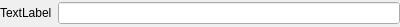
<?xml version="1.0" encoding="UTF-8"?>
<ui version="4.0">
 <class>LabeledLineEdit</class>
 <widget class="QWidget" name="LabeledLineEdit">
  <property name="geometry">
   <rect>
    <x>0</x>
    <y>0</y>
    <width>400</width>
    <height>27</height>
   </rect>
  </property>
  <property name="windowTitle">
   <string>Form</string>
  </property>
  <layout class="QGridLayout" name="gridLayout">
   <property name="margin">
    <number>0</number>
   </property>
   <item row="0" column="0">
    <widget class="QLabel" name="label">
     <property name="text">
      <string>TextLabel</string>
     </property>
    </widget>
   </item>
   <item row="0" column="1">
    <widget class="QLineEdit" name="lineEdit">
     <property name="autoFillBackground">
      <bool>true</bool>
     </property>
    </widget>
   </item>
  </layout>
 </widget>
 <resources/>
 <connections/>
</ui>
